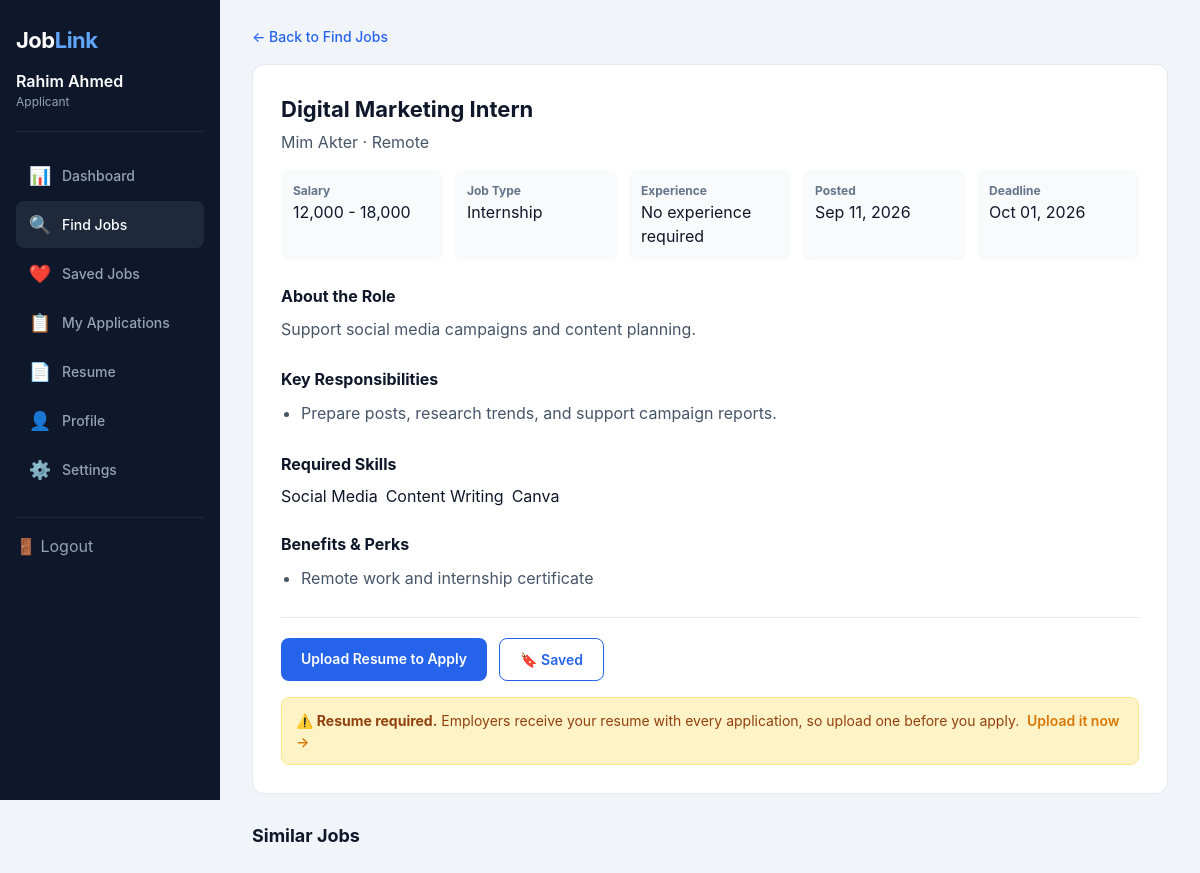
The app's page /?role=applicant&page=job-details&id=3 (signed in) with its own data.
### tables this page shows
CREATE TABLE jobs (
 id INT AUTO_INCREMENT PRIMARY KEY,
 employer_id INT NOT NULL,
 category_id INT DEFAULT NULL,
 title VARCHAR(180) NOT NULL,
 type ENUM('Full-time','Part-time','Internship','Remote') DEFAULT 'Full-time',
 workplace ENUM('Office','Remote','Hybrid') DEFAULT 'Office',
 location VARCHAR(160) NOT NULL,
 vacancy INT DEFAULT 1,
 salary_min DECIMAL(12,2) DEFAULT NULL,
 salary_max DECIMAL(12,2) DEFAULT NULL,
 education TEXT,
 experience TEXT,
 skills TEXT,
 description TEXT NOT NULL,
 responsibilities TEXT,
 benefits TEXT,
 deadline DATE NOT NULL,
 status ENUM('draft','active','closed','expired') DEFAULT 'active',
 created_at TIMESTAMP DEFAULT CURRENT_TIMESTAMP,
 CONSTRAINT fk_job_employer FOREIGN KEY (employer_id) REFERENCES users(id) ON DELETE CASCADE,
 CONSTRAINT fk_job_category FOREIGN KEY (category_id) REFERENCES categories(id) ON DELETE SET NULL
);

CREATE TABLE users (
 id INT AUTO_INCREMENT PRIMARY KEY,
 name VARCHAR(120) NOT NULL,
 email VARCHAR(150) NOT NULL UNIQUE,
 phone VARCHAR(30) DEFAULT NULL,
 password VARCHAR(255) NOT NULL,
 role ENUM('applicant','employer','admin') NOT NULL,
 status ENUM('active','pending','suspended','inactive') DEFAULT 'active',
 created_at TIMESTAMP DEFAULT CURRENT_TIMESTAMP
);

### pages/applicant/job-details.php (the view, shortened to what this page needs)
<?php
require_once __DIR__ . '/../../config.php';
$user_id = get_user_id();
$db = getDB();
$id = (int)($_GET['id'] ?? 0);
$stmt = $db->prepare("
    SELECT j.*, u.name as employer_name, u.id as employer_id, c.name as category_name
    FROM jobs j
    LEFT JOIN users u ON j.employer_id = u.id
    LEFT JOIN categories c ON j.category_id = c.id
    WHERE j.id = ?
");
$stmt->execute([$id]);
$job = $stmt->fetch();
$tags = '';
if ($job['skills']) {
    foreach (explode(',', $job['skills']) as $skill) {
        $tags .= "<span>" . htmlspecialchars(trim($skill)) . "</span>";
    }
}
$responsibilities = '';
if ($job['responsibilities']) {
    foreach (explode("\n", $job['responsibilities']) as $line) {
        if (trim($line)) $responsibilities .= "<li>" . htmlspecialchars(trim($line)) . "</li>";
    }
}
$benefits_html = '';
if ($job['benefits']) {
    foreach (explode("\n", $job['benefits']) as $line) {
        if (trim($line)) $benefits_html .= "<li>" . htmlspecialchars(trim($line)) . "</li>";
    }
}
$has_applied = $db->prepare("SELECT id FROM applications WHERE applicant_id = ? AND job_id = ?")->execute([$user_id, $id])->fetch();
$application = $has_applied ? $db->prepare("SELECT * FROM applications WHERE applicant_id = ? AND job_id = ?")->execute([$user_id, $id])->fetch() : null;
$applied_flag = isset($_GET['applied']);
$user = get_user_data();
$apply_url = "?role=applicant&page=job-details&id={$job['id']}&apply=1";
$missing = applicant_profile_missing();
$other_missing = array_values(array_diff($missing, ['Resume upload']));
if (!$has_applied && count($missing) > 0) {
    if (count($other_missing) === 0) {
        $apply_button = "<a href='?role=applicant&page=resume' class='btn btn-primary btn-sm' style='font-size:14px;padding:10px 20px;'>Upload Resume to Apply</a>";
        $profile_note = "<div style='background:#fef3c7;border:1px solid #fde68a;border-radius:8px;padding:12px 14px;margin-top:16px;color:#92400e;font-size:14px;'>
            <strong>⚠️ Resume required.</strong> Employers receive your resume with every application, so upload one before you apply. &nbsp;<a href='?role=applicant&page=resume' style='color:#d97706;font-weight:600;'>Upload it now →</a>
        </div>";
    }
} elseif (!$has_applied) {
    $apply_button = "<a href='" . $apply_url . "' class='btn btn-primary btn-sm' style='font-size:14px;padding:10px 20px;'>Apply Now</a>";
    $apply_msg = $applied_flag ? 'Your application was submitted successfully!' : '';
    $profile_note = '';
} else {
    $apply_button = "<span class='badge badge-active' style='font-size:14px;padding:6px 16px;'>✅ Applied · " . htmlspecialchars(ucfirst($application['status'])) . "</span>";
    $apply_msg = $applied_flag ? 'Your application was submitted successfully!' : '';
    $profile_note = '';
}

### config.php (shortened to what this page needs)
<?php
class AppPDOStatement {
    private $stmt;
    public function __construct(PDOStatement $stmt) {
        $this->stmt = $stmt;
    }
    public function execute($params = null) {
        $this->stmt->execute($params);
        return $this;
    }
    public function fetch($mode = null) {
        return $mode === null ? $this->stmt->fetch() : $this->stmt->fetch($mode);
    }
}
class AppPDO extends PDO {
    #[\ReturnTypeWillChange]
    public function prepare($query, $options = []) {
        return new AppPDOStatement(parent::prepare($query, $options));
    }
}
function getDB() {
    static $pdo = null;
    if ($pdo === null) {
        $pdo = new AppPDO(
            'mysql:host=' . DB_HOST . ';dbname=' . DB_NAME . ';charset=utf8mb4',
            DB_USER, DB_PASS,
            [PDO::ATTR_ERRMODE => PDO::ERRMODE_EXCEPTION]
        );
        $pdo->exec("SET time_zone = '+06:00'");
    }
    return $pdo;
}
class RawHtml {
    public function __construct($html) {
        $this->html = (string)$html;
    }
}
function e($value) {
    return htmlspecialchars((string)$value, ENT_QUOTES);
}
function render($template, $data = []) {
    $path = __DIR__ . '/templates/' . $template;
    if (is_logged_in() && $user = get_user_data()) {
        foreach (['name' => 'name', 'role' => 'role'] as $key => $column) {
            if (!array_key_exists($key, $data)) {
                $data[$key] = (string)$user[$column];
            }
        }
    }
    $html = file_get_contents($path);
    foreach ($data as $key => $value) {
        if ($value instanceof RawHtml) {
            $html = str_replace('{{' . $key . '}}', $value->html, $html);
            continue;
        }
        $html = str_replace('{{' . $key . '}}', e((string)$value), $html);
    }
    echo $html;
}
function is_logged_in() {
    return isset($_SESSION['user_id']);
}
function get_user_id() {
    return $_SESSION['user_id'] ?? null;
}
function get_user_data() {
    $id = get_user_id();
    static $user = null;
    if ($user === null) {
        $user = getDB()->prepare("SELECT * FROM users WHERE id = ?")->execute([$id])->fetch();
    }
    return $user;
}
function applicant_profile_missing() {
    $user_id = get_user_id();
    $db = getDB();
    $user = get_user_data();
    $profile = $db->prepare("SELECT * FROM applicant_profiles WHERE user_id = ?")->execute([$user_id])->fetch();
    $profile = $profile ?: [];
    $checks = [
        'Phone number'               => !empty($user['phone']),
        'Professional title'         => !empty($profile['professional_title']),
        'Location / address'         => !empty($profile['address']),
        'Career objective'           => !empty($profile['career_objective']),
        'Education'                  => !empty($profile['education']),
        'Work experience'            => !empty($profile['experience']),
        'Skills'                     => !empty($profile['skills']),
        'Resume upload'              => resume_resolve_path($profile['resume'] ?? '') !== '',
    ];
    $missing = [];
    foreach ($checks as $label => $ok) {
        if (!$ok) {
            $missing[] = $label;
        }
    }
    return $missing;
}
function resume_resolve_path($reference) {
    $reference = trim((string)$reference);
    if ($reference === '') {
        return '';
    }
    $path = __DIR__ . '/uploads/resumes/' . basename(str_replace('\\', '/', $reference));
    return is_file($path) ? $path : '';
}

### public/css/global.css (style rules this page uses)
* { margin:0; padding:0; box-sizing:border-box; }
body { font-family:'Inter', system-ui, -apple-system, sans-serif; background:#f8fafc; color:#0f172a; line-height:1.5; }
a { text-decoration:none; color:inherit; }
.logo { font-size:24px; font-weight:700; color:#2563eb; letter-spacing:-0.5px; }
.logo span { color:#0f172a; }
.btn { display:inline-block; padding:8px 20px; border-radius:8px; font-weight:600; font-size:14px; border:none; cursor:pointer; transition:all .2s; text-align:center; }
.btn-primary { background:#2563eb; color:#fff; }
.btn-outline { background:transparent; color:#2563eb; border:1.5px solid #2563eb; }
.btn-sm { padding:4px 12px; font-size:12px; }

### public/css/applicant.css (style rules this page uses)
* { margin:0; padding:0; box-sizing:border-box; }
body { font-family:'Inter',system-ui,sans-serif; background:#f1f5f9; }
.dash-wrapper { display:flex; min-height:100vh; }
.dash-sidebar { width:220px; background:#0f172a; color:#cbd5e1; padding:24px 16px; flex-shrink:0; height:100vh; position:sticky; top:0; overflow-y:auto; }
.dash-sidebar .logo { color:#fff; font-size:22px; margin-bottom:24px; }
.dash-sidebar .logo span { color:#60a5fa; }
.dash-sidebar .user-info { padding:12px 0 20px; border-bottom:1px solid #1e293b; margin-bottom:20px; }
.dash-sidebar .user-info .name { font-weight:600; color:#fff; }
.dash-sidebar .user-info .role { font-size:12px; color:#94a3b8; }
.dash-sidebar .nav-item { display:flex; align-items:center; gap:10px; padding:10px 12px; border-radius:8px; color:#94a3b8; font-size:14px; font-weight:500; transition:all .2s; cursor:pointer; margin-bottom:2px; }
.dash-sidebar .nav-item:hover, .dash-sidebar .nav-item.active { background:#1e293b; color:#fff; }
.dash-sidebar .nav-item .icon { font-size:18px; width:24px; text-align:center; }
.dash-sidebar .logout { display:block; margin-top:24px; border-top:1px solid #1e293b; padding-top:16px; color:#94a3b8; cursor:pointer; text-decoration:none; }
.dash-main { flex:1; padding:24px 32px; overflow-x:auto; }
.btn-sm { padding:6px 12px; font-size:13px; }

### records on screen
jobs: html "Job Link Rahim Ahmed Applicant 📊 Dashboard 🔍 Find Jobs ❤️ Saved Jobs 📋 My Applications 📄 Resume 👤 Profile ⚙️ Settings 🚪 Logout ← Back to Find Jobs Digital Marketing Intern Mim Akter · Remote Salary 12,000 - 18,000 Job Type Internship Experience No experience required Posted Sep 11, 2026 Deadline Oct 01, 2026 About the Role Support social media campaigns and content planning. Key Responsibilities Required Skills Benefits & Perks 🔖 Saved Similar Jobs", responsibilities "Prepare posts, research trends, and support campaign reports.", skills "Social Media", skills "Content Writing", skills "Canva", benefits "Remote work and internship certificate"
